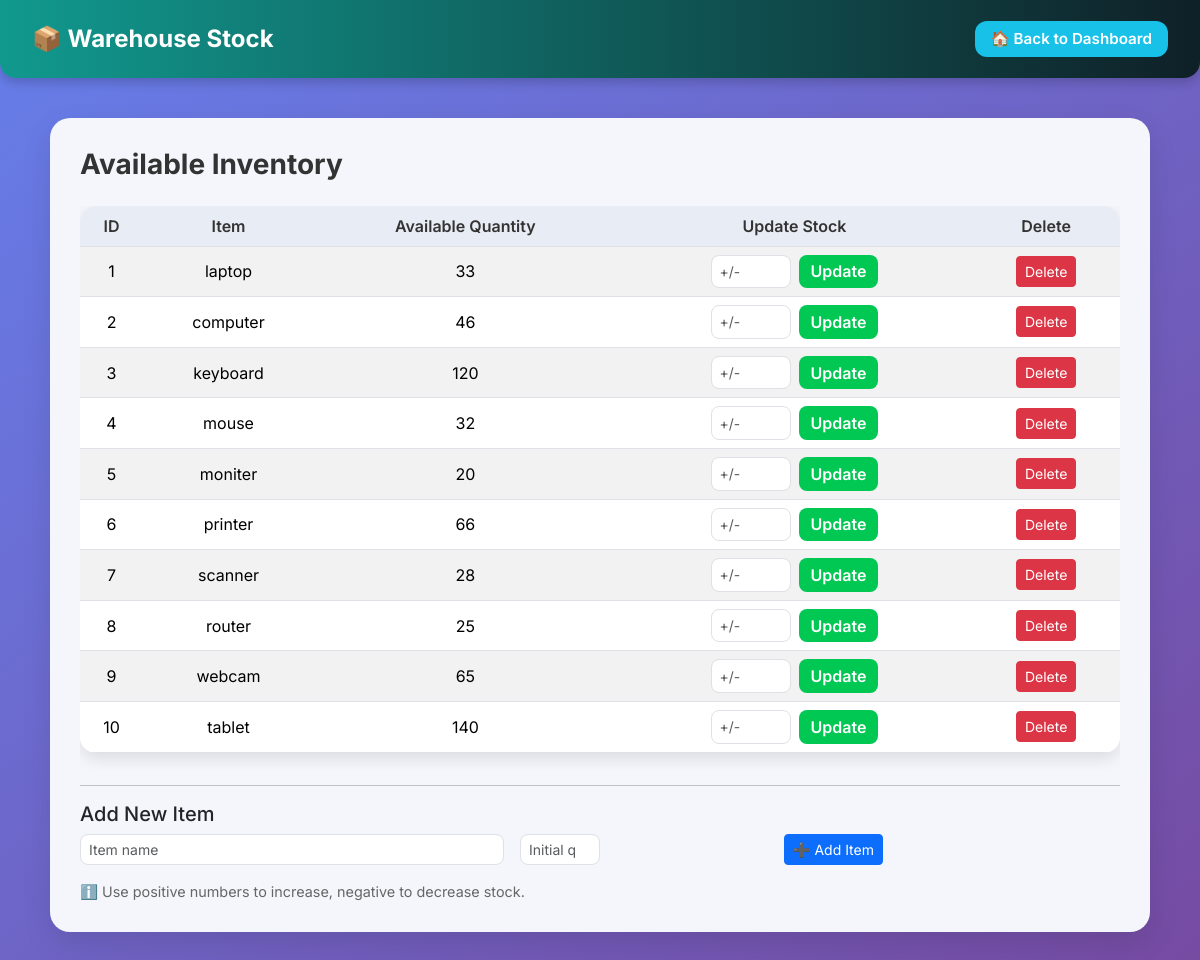
Before: /warehouse_stock with the older database file.
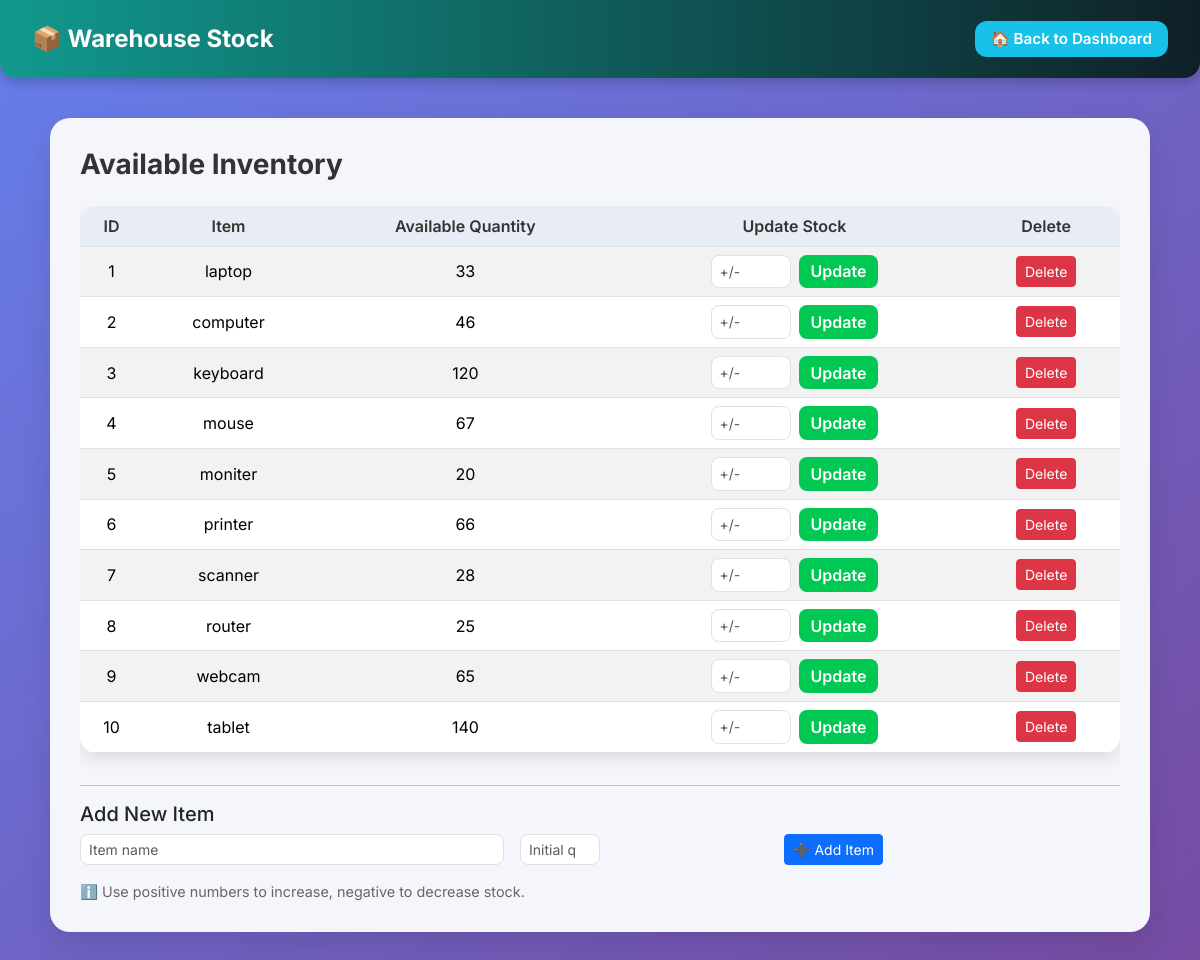
After: the same page with the newer database file.
### tables this page shows
CREATE TABLE warehouse_inventory (
            id INTEGER PRIMARY KEY AUTOINCREMENT,
            item TEXT NOT NULL,
            item_quantity INTEGER NOT NULL
        );

### app.py (the view, shortened to what this page needs)
@app.route('/warehouse_stock', methods=['GET', 'POST'])
def warehouse_stock():
    conn = sqlite3.connect('database/4s.db')
    cursor = conn.cursor()
    cursor.execute("SELECT id, item, item_quantity FROM warehouse_inventory")
    stock_data = cursor.fetchall()
    conn.close()
    return render_template('warehouse_stock.html', stock=stock_data)

### Templates/warehouse_stock.html (shortened to what this page needs)
<!DOCTYPE html>
<html lang="en">
<head>
  <link href="https://cdn.jsdelivr.net/npm/bootstrap@5.3.3/dist/css/bootstrap.min.css" rel="stylesheet">
</head>
<body>
<nav class="navbar">
  <a class="navbar-brand" href="/warehouse_dashboard">📦 Warehouse Stock</a>
  <a href="/warehouse_dashboard" class="btn-back">🏠 Back to Dashboard</a>
</nav>
<div class="content-box">
  <h3>Available Inventory</h3>
  <div class="table-responsive">
    <table class="table table-striped table-hover">
      <thead>
        <tr>
          <th>ID</th>
          <th>Item</th>
          <th>Available Quantity</th>
          <th>Update Stock</th>
          <th>Delete</th>
        </tr>
      </thead>
      <tbody>
        {% for item in stock %}
        <tr>
          <td>{{ item[0] }}</td>
          <td>{{ item[1] }}</td>
          <td>{{ item[2] }}</td>
          <td>
            <form method="POST" class="update-form">
              <input type="number" name="quantity" class="form-control form-control-sm" placeholder="+/-" required>
              <button type="submit" class="btn btn-update">Update</button>
            </form>
          </td>
          <td>
  <form method="POST" action="{{ url_for('delete_inventory_item') }}">
    <button type="submit" class="btn btn-danger btn-sm" onclick="return confirm('Are you sure you want to delete this item?');">Delete</button>
  </form>
</td>
        </tr>
        {% else %}
        <tr>
          <td colspan="4" class="text-muted">No inventory records found.</td>
        </tr>
        {% endfor %}
      </tbody>
    </table>
  </div>
    <hr>
  <h5>Add New Item</h5>
  <form method="POST" class="row g-3">
    <div class="col-md-5">
      <input type="text" name="new_item" class="form-control form-control-sm" placeholder="Item name" required>
    </div>
    <div class="col-md-3">
      <input type="number" name="new_quantity" class="form-control form-control-sm" placeholder="Initial quantity" required>
    </div>
    <div class="col-md-2">
      <button type="submit" name="action" value="add" class="btn btn-primary btn-sm">➕ Add Item</button>
    </div>
  </form>
  <div class="note">ℹ️ Use positive numbers to increase, negative to decrease stock.</div>
</div>
</body>
</html>

Changed rows visible on the page:
changed warehouse_inventory "mouse": item_quantity "32" → "67"
